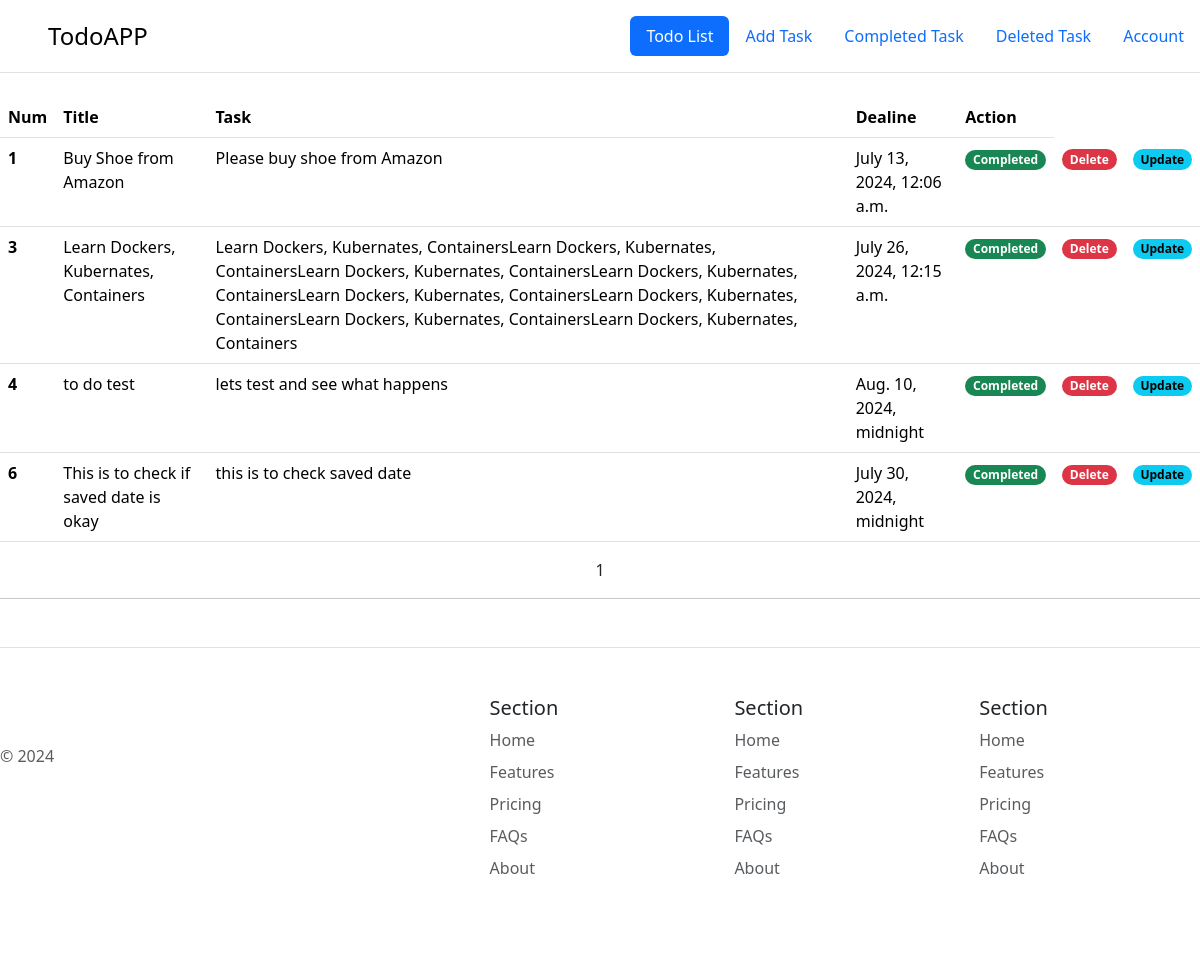
The page / on the database its author committed.
### Todo/models.py (models this page shows, shortened)
class Todo(models.Model):
    title = models.CharField(max_length=100)
    task = models.TextField(max_length=500, blank=False)
    dead_line = models.DateTimeField(default=timezone.now)

### Todo/views.py (the view)
# urls.py: path('', views.todo, name='todo'),
def todo(request):
    task = Todo.objects.all()
    p = Paginator(task, 6) # first argument is the list of objects that will be dispayed
    page_number = request.GET.get('page')
    try:
        page_obj = p.get_page(page_number) # return desired page objects
    except PageNotAnInteger:
        page_obj = p.page(1)
    except EmptyPage:
        page_obj = p.page(p.num_pages)
    context = {
        'tasks': task,
        'page_obj': page_obj
    }
    return render(request, 'Todo/pages/todo.html', context)

### TodoApp/templates/Todo/pages/todo.html (shortened to what this page needs)
{% extends "Todo/includes/base.html" %}
{% block content %}
<table class="table">
    <thead class="thead-dark">
      <tr>
        <th scope="col">Num</th>
        <th scope="col">Title</th>
        <th scope="col">Task</th>
        <th scope="col">Dealine</th>
        <th scope="col">Action</th>
      </tr>
    </thead>
    <tbody>
      <tr>
        {% for task in tasks %}
        <th scope="row">{{ task.id }}</th>
        <td>{{ task.title }}</td>
        <td>{{ task.task }}</td>
        <td>{{ task.dead_line}}</td>
       <td>  <a href="#" ><span class="badge text-bg-success rounded-pill">Completed</span> </a></td>
      <td>  <a href="{% url 'delete_task' task.id %}" ><span class="badge text-bg-danger rounded-pill">Delete</span> </a></td>
        <td>  <a href="#" ><span class="badge text-bg-info rounded-pill">Update</span></a></td>
      </tr>
     {% endfor %}
    </tbody>
  </table>
  <center>
    <span>{{page_obj.number}}</span>
</center>
  <hr>
{% endblock %}

### TodoApp/templates/Todo/includes/base.html (shortened to what this page needs)
<!DOCTYPE html>
<html lang="en">
<head>
    <link href="https://cdn.jsdelivr.net/npm/bootstrap@5.3.3/dist/css/bootstrap.min.css" rel="stylesheet">
</head>
<body>
    {% include 'Todo/includes/nav.html' %}
    {% block content %}
    {% endblock %}
    {% include 'Todo/includes/footer.html' %}
</body>
</html>

### TodoApp/templates/Todo/includes/nav.html
<header class="d-flex flex-wrap justify-content-center py-3 mb-4 border-bottom">
    <a href="/" class="d-flex align-items-center mb-3 mb-md-0 me-md-auto link-body-emphasis text-decoration-none">
      <svg class="bi me-2" width="40" height="32"><use xlink:href="#bootstrap"></use></svg>
      <span class="fs-4">TodoAPP</span>
    </a>
    <ul class="nav nav-pills">
      <li class="nav-item"><a href="{% url 'todo' %}" class="nav-link active" aria-current="page">Todo List</a></li>
      <li class="nav-item"><a href="{% url 'add_task' %}" class="nav-link">Add Task</a></li>
      <li class="nav-item"><a href="#" class="nav-link">Completed Task</a></li>
      <li class="nav-item"><a href="{% url 'deleted_task' %}" class="nav-link">Deleted Task</a></li>
      <li class="nav-item"><a href="#" class="nav-link">Account</a></li>
    </ul>
  </header>

### TodoApp/templates/Todo/includes/footer.html
<footer class="row row-cols-1 row-cols-sm-2 row-cols-md-5 py-5 my-5 border-top">
    <div class="col mb-3">
      <a href="/" class="d-flex align-items-center mb-3 link-body-emphasis text-decoration-none">
        <svg class="bi me-2" width="40" height="32"><use xlink:href="#bootstrap"></use></svg>
      </a>
      <p class="text-body-secondary">© 2024</p>
    </div>
    <div class="col mb-3">
    </div>
    <div class="col mb-3">
      <h5>Section</h5>
      <ul class="nav flex-column">
        <li class="nav-item mb-2"><a href="#" class="nav-link p-0 text-body-secondary">Home</a></li>
        <li class="nav-item mb-2"><a href="#" class="nav-link p-0 text-body-secondary">Features</a></li>
        <li class="nav-item mb-2"><a href="#" class="nav-link p-0 text-body-secondary">Pricing</a></li>
        <li class="nav-item mb-2"><a href="#" class="nav-link p-0 text-body-secondary">FAQs</a></li>
        <li class="nav-item mb-2"><a href="#" class="nav-link p-0 text-body-secondary">About</a></li>
      </ul>
    </div>
    <div class="col mb-3">
      <h5>Section</h5>
      <ul class="nav flex-column">
        <li class="nav-item mb-2"><a href="#" class="nav-link p-0 text-body-secondary">Home</a></li>
        <li class="nav-item mb-2"><a href="#" class="nav-link p-0 text-body-secondary">Features</a></li>
        <li class="nav-item mb-2"><a href="#" class="nav-link p-0 text-body-secondary">Pricing</a></li>
        <li class="nav-item mb-2"><a href="#" class="nav-link p-0 text-body-secondary">FAQs</a></li>
        <li class="nav-item mb-2"><a href="#" class="nav-link p-0 text-body-secondary">About</a></li>
      </ul>
    </div>
    <div class="col mb-3">
      <h5>Section</h5>
      <ul class="nav flex-column">
        <li class="nav-item mb-2"><a href="#" class="nav-link p-0 text-body-secondary">Home</a></li>
        <li class="nav-item mb-2"><a href="#" class="nav-link p-0 text-body-secondary">Features</a></li>
        <li class="nav-item mb-2"><a href="#" class="nav-link p-0 text-body-secondary">Pricing</a></li>
        <li class="nav-item mb-2"><a href="#" class="nav-link p-0 text-body-secondary">FAQs</a></li>
        <li class="nav-item mb-2"><a href="#" class="nav-link p-0 text-body-secondary">About</a></li>
      </ul>
    </div>
  </footer>

### rows shown on the page
Todo: id "1", title "Buy Shoe from Amazon", task "Please buy shoe from Amazon", dead_line "July 13, 2024, 12:06 a.m."
Todo: id "3", title "Learn Dockers, Kubernates, Containers", task "Learn Dockers, Kubernates, ContainersLearn Dockers, Kubernates, ContainersLearn Dockers, Kubernates, ContainersLearn Dockers, Kubernates, ContainersLearn Dockers, Kubernates, ContainersLearn Dockers, Kubernates, ContainersLearn Dockers, Kubernates, ContainersLearn Dockers, Kubernates, Containers", dead_line "July 26, 2024, 12:15 a.m."
Todo: id "4", title "to do test", task "lets test and see what happens", dead_line "Aug. 10, 2024, midnight"
Todo: id "6", title "This is to check if saved date is okay", task "this is to check saved date", dead_line "July 30, 2024, midnight"

### other values the page prints
{{ page_obj.number }} "1"
